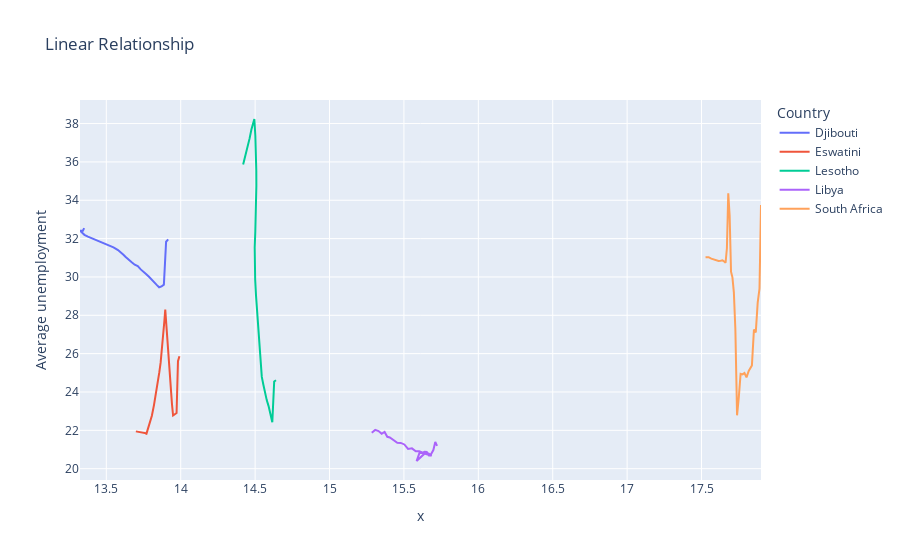

Here is the notebook cell this chart was saved with:
### Code cell
fig_linear = px.line(top_5_data, 
                     x=np.log(top_5_data["Population"]),
                     y="Average unemployment",
                     color="Country",
                     hover_name="Country",
                     title="Linear Relationship")

fig_linear.show()

### Figure 1 — Plotly figure (JSON) as saved in the notebook; plotly's stock layout.template omitted (floating-point values rounded to 4 significant figures)
{"data": [{"hovertemplate": "<b>%{hovertext}</b><br><br>Country=Djibouti<br>x=%{x}<br>Average unemployment=%{y}<extra></extra>", "hovertext": ["Djibouti", "Djibouti", "Djibouti", "Djibouti", "Djibouti", "Djibouti", "Djibouti", "Djibouti", "Djibouti", "Djibouti", "Djibouti", "Djibouti", "Djibouti", "Djibouti", "Djibouti", "Djibouti", "Djibouti", "Djibouti", "Djibouti", "Djibouti", "Djibouti", "Djibouti", "Djibouti", "Djibouti", "Djibouti", "Djibouti", "Djibouti", "Djibouti", "Djibouti", "Djibouti", "Djibouti"], "legendgroup": "Djibouti", "line": {"color": "#636efa", "dash": "solid"}, "marker": {"symbol": "circle"}, "mode": "lines", "name": "Djibouti", "orientation": "v", "showlegend": true, "type": "scatter", "x": [13.35, 13.34, 13.32, 13.34, 13.35, 13.38, 13.41, 13.45, 13.49, 13.52, 13.55, 13.58, 13.6, 13.62, 13.63, 13.65, 13.67, 13.69, 13.71, 13.73, 13.75, 13.77, 13.79, 13.8, 13.82, 13.84, 13.85, 13.87, 13.89, 13.9, 13.92], "xaxis": "x", "y": [32.55, 32.41, 32.42, 32.25, 32.2, 32.1, 31.98, 31.88, 31.75, 31.67, 31.55, 31.4, 31.27, 31.15, 31.04, 30.88, 30.76, 30.64, 30.56, 30.39, 30.24, 30.14, 30.01, 29.84, 29.69, 29.58, 29.46, 29.5, 29.6, 31.84, 31.96], "yaxis": "y"}, {"hovertemplate": "<b>%{hovertext}</b><br><br>Country=Eswatini<br>x=%{x}<br>Average unemployment=%{y}<extra></extra>", "hovertext": ["Eswatini", "Eswatini", "Eswatini", "Eswatini", "Eswatini", "Eswatini", "Eswatini", "Eswatini", "Eswatini", "Eswatini", "Eswatini", "Eswatini", "Eswatini", "Eswatini", "Eswatini", "Eswatini", "Eswatini", "Eswatini", "Eswatini", "Eswatini", "Eswatini", "Eswatini", "Eswatini", "Eswatini", "Eswatini", "Eswatini", "Eswatini", "Eswatini", "Eswatini", "Eswatini", "Eswatini"], "legendgroup": "Eswatini", "line": {"color": "#EF553B", "dash": "solid"}, "marker": {"symbol": "circle"}, "mode": "lines", "name": "Eswatini", "orientation": "v", "showlegend": true, "type": "scatter", "x": [13.7, 13.74, 13.77, 13.77, 13.77, 13.79, 13.81, 13.82, 13.83, 13.85, 13.86, 13.87, 13.87, 13.88, 13.88, 13.89, 13.9, 13.9, 13.91, 13.91, 13.92, 13.92, 13.93, 13.93, 13.94, 13.95, 13.96, 13.96, 13.97, 13.98, 13.99], "xaxis": "x", "y": [21.95, 21.9, 21.87, 21.84, 21.78, 22.27, 22.76, 23.33, 23.88, 24.46, 25.02, 25.53, 26.09, 26.64, 27.16, 27.72, 28.3, 27.72, 27.08, 26.43, 25.84, 25.18, 24.59, 24.01, 23.38, 22.77, 22.81, 22.85, 22.9, 25.61, 25.87], "yaxis": "y"}, {"hovertemplate": "<b>%{hovertext}</b><br><br>Country=Lesotho<br>x=%{x}<br>Average unemployment=%{y}<extra></extra>", "hovertext": ["Lesotho", "Lesotho", "Lesotho", "Lesotho", "Lesotho", "Lesotho", "Lesotho", "Lesotho", "Lesotho", "Lesotho", "Lesotho", "Lesotho", "Lesotho", "Lesotho", "Lesotho", "Lesotho", "Lesotho", "Lesotho", "Lesotho", "Lesotho", "Lesotho", "Lesotho", "Lesotho", "Lesotho", "Lesotho", "Lesotho", "Lesotho", "Lesotho", "Lesotho", "Lesotho", "Lesotho"], "legendgroup": "Lesotho", "line": {"color": "#00cc96", "dash": "solid"}, "marker": {"symbol": "circle"}, "mode": "lines", "name": "Lesotho", "orientation": "v", "showlegend": true, "type": "scatter", "x": [14.42, 14.44, 14.45, 14.46, 14.48, 14.49, 14.49, 14.5, 14.51, 14.51, 14.51, 14.51, 14.51, 14.5, 14.5, 14.5, 14.5, 14.51, 14.51, 14.52, 14.53, 14.54, 14.54, 14.56, 14.57, 14.58, 14.59, 14.6, 14.62, 14.63, 14.64], "xaxis": "x", "y": [35.87, 36.31, 36.84, 37.23, 37.69, 37.94, 38.24, 37.37, 36.48, 35.57, 34.76, 34.01, 33.14, 32.39, 31.54, 30.71, 29.87, 29.01, 28.28, 27.33, 26.48, 25.59, 24.79, 24.39, 23.98, 23.58, 23.26, 22.84, 22.43, 24.55, 24.61], "yaxis": "y"}, {"hovertemplate": "<b>%{hovertext}</b><br><br>Country=Libya<br>x=%{x}<br>Average unemployment=%{y}<extra></extra>", "hovertext": ["Libya", "Libya", "Libya", "Libya", "Libya", "Libya", "Libya", "Libya", "Libya", "Libya", "Libya", "Libya", "Libya", "Libya", "Libya", "Libya", "Libya", "Libya", "Libya", "Libya", "Libya", "Libya", "Libya", "Libya", "Libya", "Libya", "Libya", "Libya", "Libya", "Libya", "Libya"], "legendgroup": "Libya", "line": {"color": "#ab63fa", "dash": "solid"}, "marker": {"symbol": "circle"}, "mode": "lines", "name": "Libya", "orientation": "v", "showlegend": true, "type": "scatter", "x": [15.28, 15.31, 15.33, 15.35, 15.37, 15.39, 15.41, 15.42, 15.44, 15.46, 15.48, 15.5, 15.53, 15.55, 15.58, 15.6, 15.62, 15.64, 15.67, 15.69, 15.64, 15.59, 15.6, 15.62, 15.64, 15.65, 15.67, 15.68, 15.7, 15.71, 15.72], "xaxis": "x", "y": [21.87, 22.02, 21.96, 21.82, 21.92, 21.66, 21.62, 21.55, 21.47, 21.35, 21.34, 21.26, 21.03, 21.06, 20.91, 20.9, 20.84, 20.82, 20.8, 20.67, 20.78, 20.4, 20.83, 20.82, 20.89, 20.87, 20.7, 20.78, 20.97, 21.4, 21.19], "yaxis": "y"}, {"hovertemplate": "<b>%{hovertext}</b><br><br>Country=South Africa<br>x=%{x}<br>Average unemployment=%{y}<extra></extra>", "hovertext": ["South Africa", "South Africa", "South Africa", "South Africa", "South Africa", "South Africa", "South Africa", "South Africa", "South Africa", "South Africa", "South Africa", "South Africa", "South Africa", "South Africa", "South Africa", "South Africa", "South Africa", "South Africa", "South Africa", "South Africa", "South Africa", "South Africa", "South Africa", "South Africa", "South Africa", "South Africa", "South Africa", "South Africa", "South Africa", "South Africa", "South Africa"], "legendgroup": "South Africa", "line": {"color": "#FFA15A", "dash": "solid"}, "marker": {"symbol": "circle"}, "mode": "lines", "name": "South Africa", "orientation": "v", "showlegend": true, "type": "scatter", "x": [17.53, 17.55, 17.57, 17.58, 17.6, 17.61, 17.63, 17.64, 17.65, 17.66, 17.67, 17.68, 17.69, 17.7, 17.71, 17.72, 17.73, 17.74, 17.75, 17.76, 17.78, 17.79, 17.8, 17.82, 17.84, 17.85, 17.85, 17.86, 17.88, 17.89, 17.9], "xaxis": "x", "y": [31.02, 31.03, 30.95, 30.9, 30.88, 30.84, 30.85, 30.87, 30.8, 30.74, 31.5, 34.36, 33.2, 30.28, 29.98, 29.2, 27.27, 22.79, 23.75, 24.95, 24.92, 24.99, 24.76, 25.11, 25.39, 26.79, 27.25, 27.11, 28.66, 29.4, 33.76], "yaxis": "y"}], "layout": {"legend": {"title": {"text": "Country"}, "tracegroupgap": 0}, "title": {"text": "Linear Relationship"}, "xaxis": {"anchor": "y", "domain": [0, 1], "title": {"text": "x"}}, "yaxis": {"anchor": "x", "domain": [0, 1], "title": {"text": "Average unemployment"}}}}
